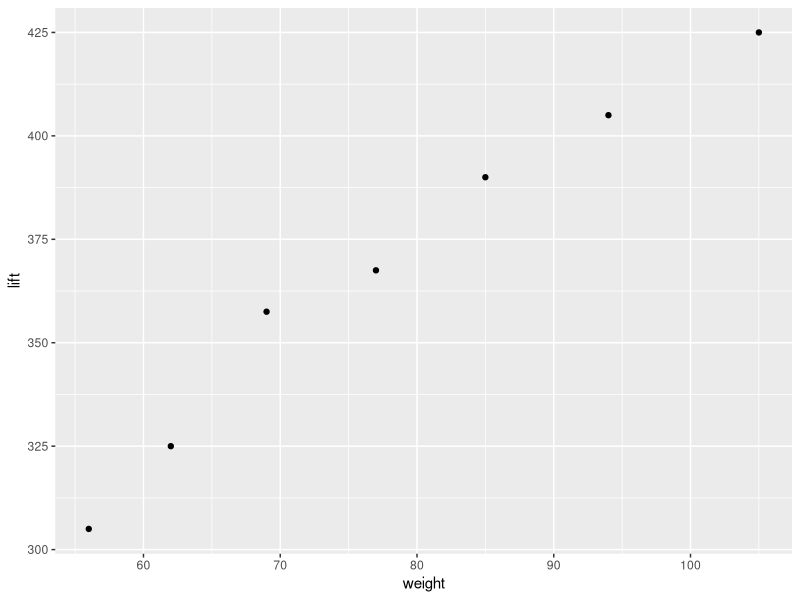
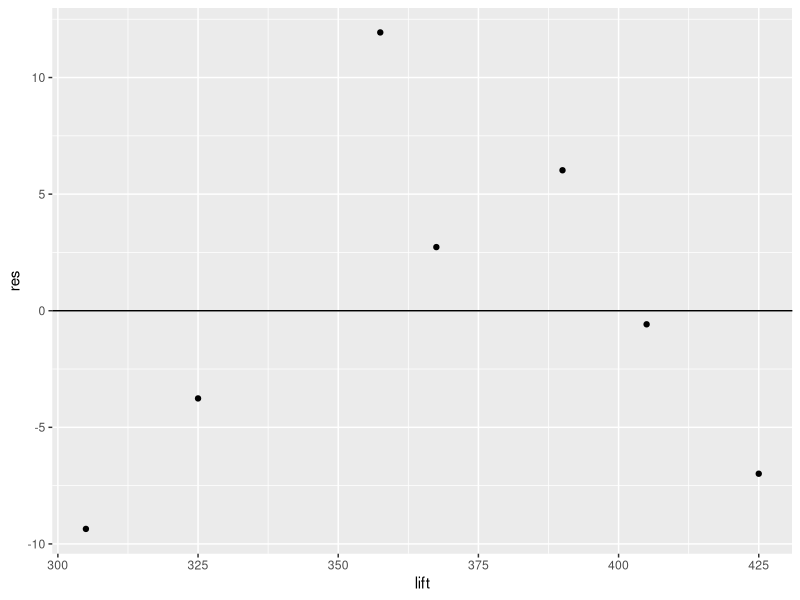

These figures' R source, in order:
library(ggplot2)
library(dplyr)

#Problem 24
weight = c(56,62,69,77,85,94,105)
lift = c(305, 325, 357.5, 367.5,390,405,425)
dat = data.frame(weight, lift)

ggplot(dat, aes(x = weight, y = lift)) + 
  geom_point()

summary(lm(dat$lift ~ dat$weight))
b = cor(weight,lift) * sd(lift) / sd(weight)
print(b)

a = mean(lift) - b * mean(weight)
print(a)
LSRL = function(x) {
  return ( a + b * x)
}
dat = mutate(dat, res = dat$lift - LSRL(dat$weight))

ggplot(dat, aes(x = lift, y = res)) + 
  geom_hline(yintercept = 0) + 
  geom_point()


#Problem 32